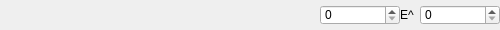
<?xml version="1.0" encoding="UTF-8"?>
<ui version="4.0">
 <class>scientificIntForm</class>
 <widget class="QWidget" name="scientificIntForm">
  <property name="geometry">
   <rect>
    <x>0</x>
    <y>0</y>
    <width>500</width>
    <height>30</height>
   </rect>
  </property>
  <property name="minimumSize">
   <size>
    <width>300</width>
    <height>30</height>
   </size>
  </property>
  <property name="maximumSize">
   <size>
    <width>16777215</width>
    <height>50</height>
   </size>
  </property>
  <property name="contextMenuPolicy">
   <enum>Qt::DefaultContextMenu</enum>
  </property>
  <property name="windowTitle">
   <string>Form</string>
  </property>
  <layout class="QHBoxLayout" name="horizontalLayout_2">
   <property name="spacing">
    <number>0</number>
   </property>
   <property name="margin">
    <number>0</number>
   </property>
   <item>
    <layout class="QHBoxLayout" name="horizontalLayout">
     <item>
      <widget class="QLabel" name="label">
       <property name="minimumSize">
        <size>
         <width>210</width>
         <height>20</height>
        </size>
       </property>
       <property name="maximumSize">
        <size>
         <width>400</width>
         <height>20</height>
        </size>
       </property>
       <property name="text">
        <string/>
       </property>
      </widget>
     </item>
     <item>
      <spacer name="horizontalSpacer">
       <property name="orientation">
        <enum>Qt::Horizontal</enum>
       </property>
       <property name="sizeHint" stdset="0">
        <size>
         <width>40</width>
         <height>20</height>
        </size>
       </property>
      </spacer>
     </item>
     <item>
      <widget class="QSpinBox" name="base_spinBox">
       <property name="minimumSize">
        <size>
         <width>80</width>
         <height>20</height>
        </size>
       </property>
       <property name="maximumSize">
        <size>
         <width>90</width>
         <height>20</height>
        </size>
       </property>
      </widget>
     </item>
     <item>
      <widget class="QLabel" name="unused_label">
       <property name="minimumSize">
        <size>
         <width>20</width>
         <height>20</height>
        </size>
       </property>
       <property name="maximumSize">
        <size>
         <width>20</width>
         <height>20</height>
        </size>
       </property>
       <property name="text">
        <string>E^</string>
       </property>
      </widget>
     </item>
     <item>
      <widget class="QSpinBox" name="exp_spinBox">
       <property name="sizePolicy">
        <sizepolicy hsizetype="Preferred" vsizetype="Preferred">
         <horstretch>0</horstretch>
         <verstretch>0</verstretch>
        </sizepolicy>
       </property>
       <property name="minimumSize">
        <size>
         <width>80</width>
         <height>20</height>
        </size>
       </property>
       <property name="maximumSize">
        <size>
         <width>90</width>
         <height>20</height>
        </size>
       </property>
      </widget>
     </item>
    </layout>
   </item>
  </layout>
 </widget>
 <resources/>
 <connections/>
</ui>
